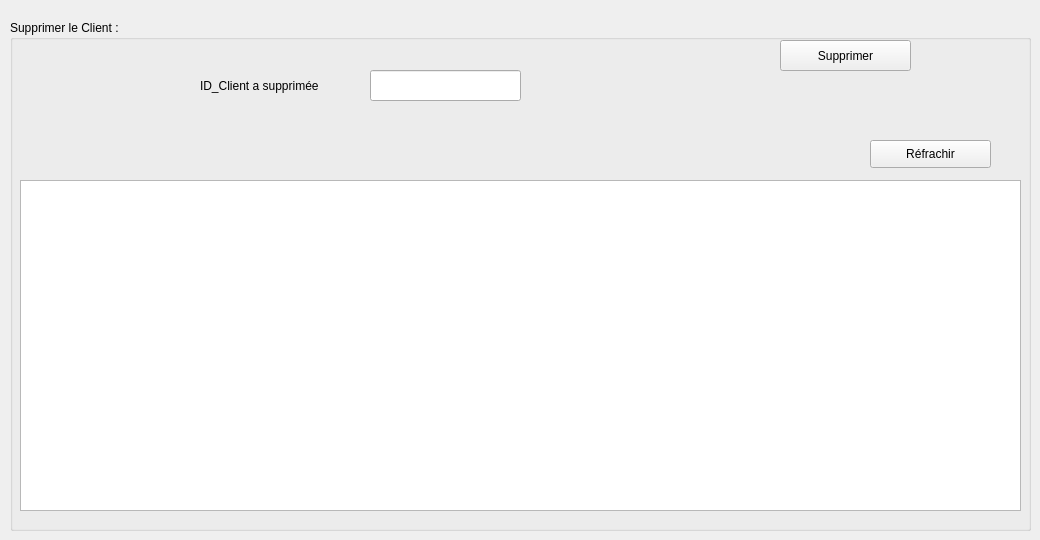
    <widget class="QWidget" name="Suppression">
     <attribute name="title">
      <string>Suppression</string>
     </attribute>
     <widget class="QPushButton" name="SupprimerClient">
      <property name="geometry">
       <rect>
        <x>780</x>
        <y>40</y>
        <width>131</width>
        <height>31</height>
       </rect>
      </property>
      <property name="text">
       <string>Supprimer</string>
      </property>
     </widget>
     <widget class="QLabel" name="id_ClientD">
      <property name="geometry">
       <rect>
        <x>200</x>
        <y>70</y>
        <width>131</width>
        <height>31</height>
       </rect>
      </property>
      <property name="text">
       <string>ID_Client a supprimée</string>
      </property>
     </widget>
     <widget class="QLineEdit" name="id_clientD">
      <property name="geometry">
       <rect>
        <x>370</x>
        <y>70</y>
        <width>151</width>
        <height>31</height>
       </rect>
      </property>
      <property name="placeholderText">
       <string/>
      </property>
     </widget>
     <widget class="QGroupBox" name="groupBox_5">
      <property name="geometry">
       <rect>
        <x>10</x>
        <y>20</y>
        <width>1021</width>
        <height>511</height>
       </rect>
      </property>
      <property name="title">
       <string>Supprimer le Client :</string>
      </property>
      <widget class="QPushButton" name="RefrachirClient">
       <property name="geometry">
        <rect>
         <x>860</x>
         <y>120</y>
         <width>121</width>
         <height>28</height>
        </rect>
       </property>
       <property name="text">
        <string>Réfrachir</string>
       </property>
      </widget>
      <widget class="QTableView" name="ViewClientSupprimer">
       <property name="geometry">
        <rect>
         <x>10</x>
         <y>160</y>
         <width>1001</width>
         <height>331</height>
        </rect>
       </property>
      </widget>
     </widget>
     <zorder>groupBox_5</zorder>
     <zorder>SupprimerClient</zorder>
     <zorder>id_ClientD</zorder>
     <zorder>id_clientD</zorder>
    </widget>
